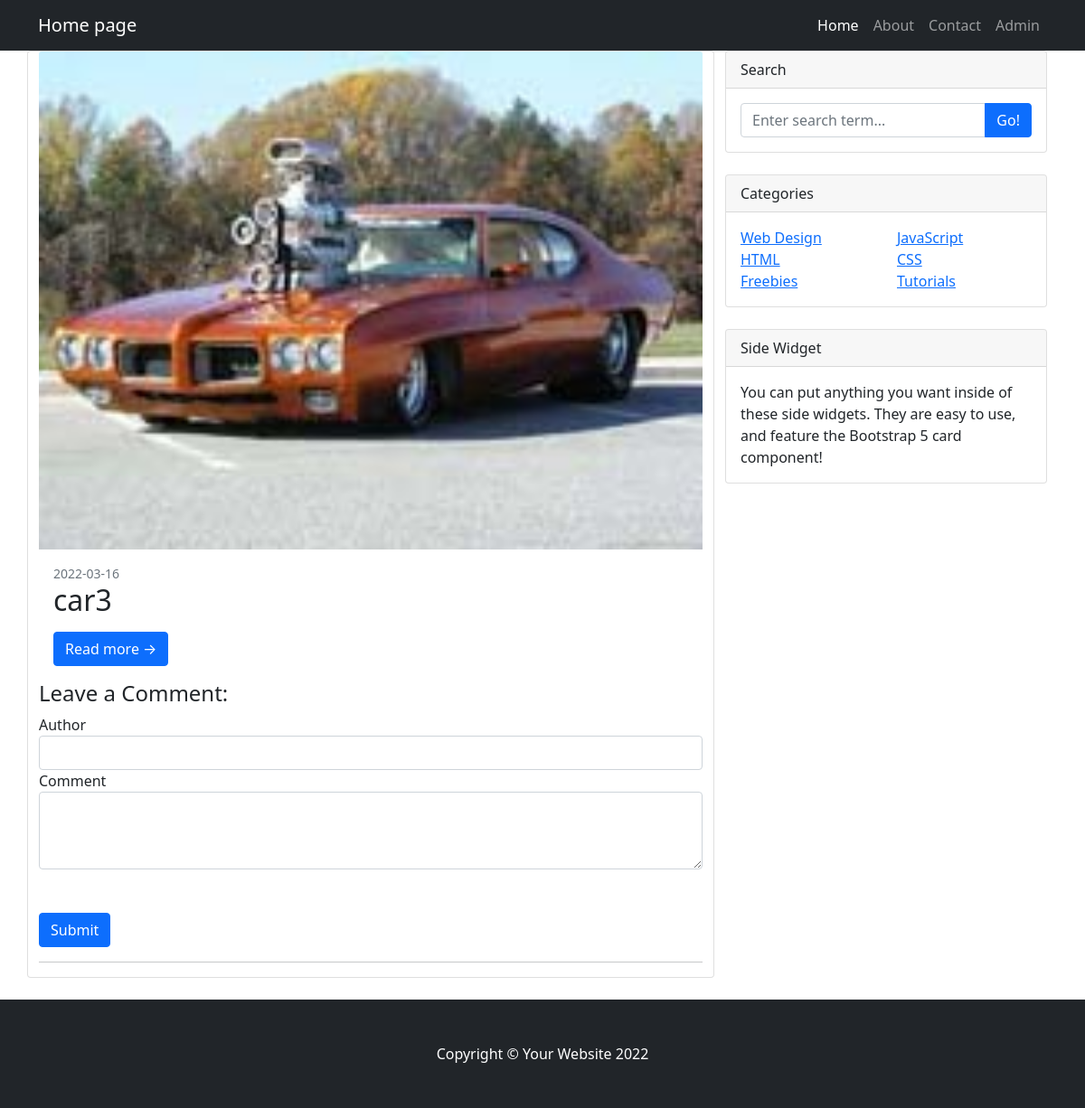
Page /photo.php?id=13 on the committed database.
### tables this page shows
CREATE TABLE `photos` (
  `id` int(11) NOT NULL,
  `title` varchar(255) NOT NULL,
  `caption` varchar(255) NOT NULL,
  `description` text NOT NULL,
  `filename` varchar(255) NOT NULL,
  `alternate_text` varchar(255) NOT NULL,
  `type` varchar(255) NOT NULL,
  `size` int(11) NOT NULL,
  `date` date NOT NULL
);

### admin/includes/database.php (called while the page is built, shortened)
<?php
class Database
{
   public $connection;
   public function open_db_connection()
   {
      $this->connection = new mysqli(DB_HOST, DB_USER, DB_PASS, DB_NAME);
   }
   public function query($sql)
   {
      $result = $this->connection->query($sql);
      return $result;
   }
}
$database = new Database();

### admin/includes/db_object.php (called while the page is built, shortened)
<?php
class Db_object
{
   public static function find_by_id($id)
   {
      $the_result_array = static::find_by_query("SELECT * FROM " . static::$db_table . " WHERE id = $id LIMIT 1");
      return !empty($the_result_array) ? array_shift($the_result_array) : false;
   }
   public static function find_by_query($sql)
   {
      global $database;
      $result_set = $database->query($sql);
      $the_object_array = array();
      while ($row = mysqli_fetch_array($result_set)) {
         $the_object_array[] = static::instantiation($row);
      }
      return $the_object_array;
   }
   public static function instantiation($the_record)
   {
      $the_object = new $calling_class;
      foreach ($the_record as $property => $value) {
         if ($the_object->has_the_property($property)) {
            $the_object->$property = $value;
         }
      }
      return $the_object;
   }
   private function has_the_property($property)
   {
      $object_properties = get_object_vars($this);
      return array_key_exists($property, $object_properties);
   }
}

### admin/includes/photo.php (called while the page is built, shortened)
<?php
class Photo extends Db_object
{
   public $filename;
   public $upload_directory = "images";
   public function picture_path()
   {
      return $this->upload_directory . DS . $this->filename;
   }
}

### photo.php (the view, shortened to what this page needs)
<?php include "includes/header.php"; ?>
<?php
$photo = Photo::find_by_id($_GET['id']);
?>
<div class="row">
   <div class="col-lg-8">
      <div class="row">
         <div class="card mb-4">
            <a href="#!"><img class="card-img-top" src="admin/<?php echo $photo->picture_path(); ?>" alt="<?php echo $photo->title; ?>" /></a>
            <div class="card-body">
               <div class="small text-muted"><?php echo $photo->date; ?></div>
               <h2 class="card-title"><?php echo $photo->title; ?></h2>
               <a class="btn btn-primary" href="#!">Read more →</a>
            </div>
            <div class="well">
               <h4>Leave a Comment:</h4>
               <form role="form" method="POST">
                  <div class="form-group">
                     <label for="author">Author</label>
                     <input type="text" name="author" class="form-control">
                  </div>
                  <div class="form-group">
                     <label for="body">Comment</label>
                     <textarea class="form-control" name="body" rows="3"></textarea>
                  </div>
                  <button type="submit" name="submit" class="btn btn-primary mt-5">Submit</button>
               </form>
            </div>
            <hr>
         </div>
      </div>
   </div>
   <div class="col-lg-4">
      <?php include "includes/sidebar.php" ?>
   </div>
</div>
</div>
<?php include "includes/footer.php"; ?>

### rows in the picture
photos: filename (picture), date "2022-03-16", title "car3"
